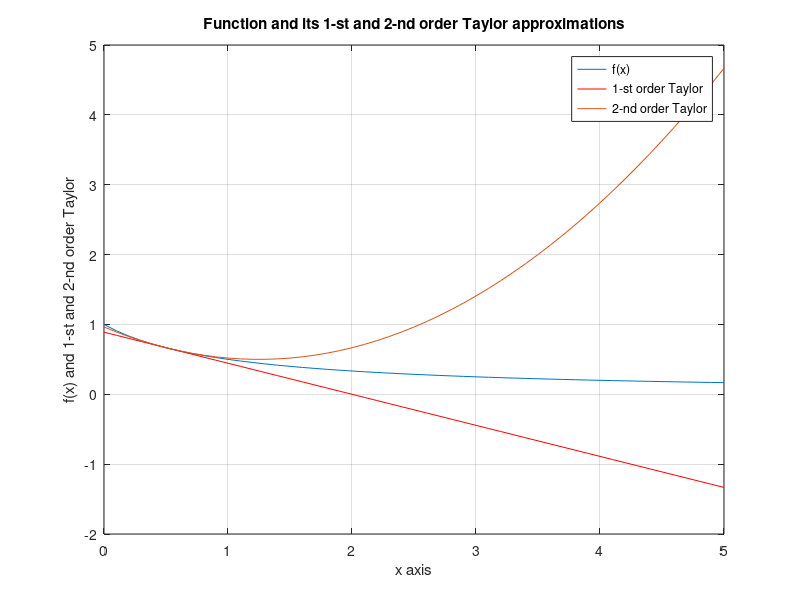
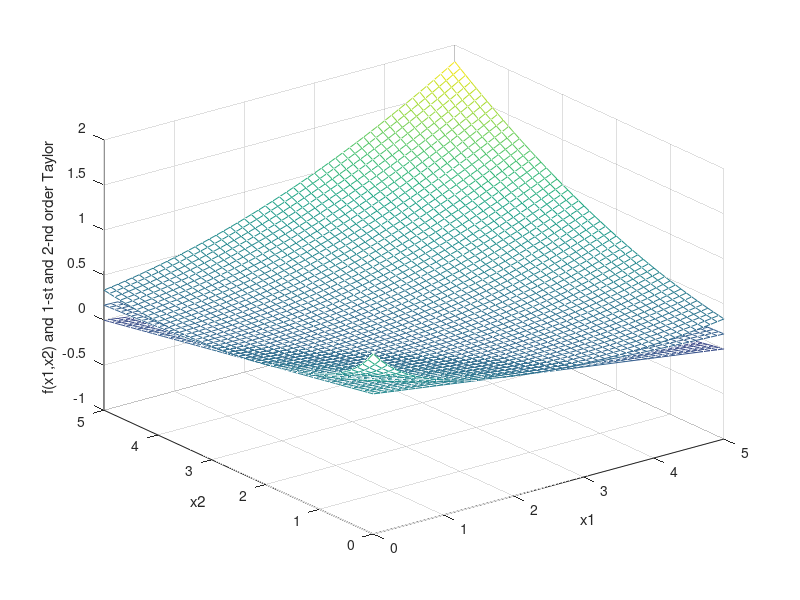
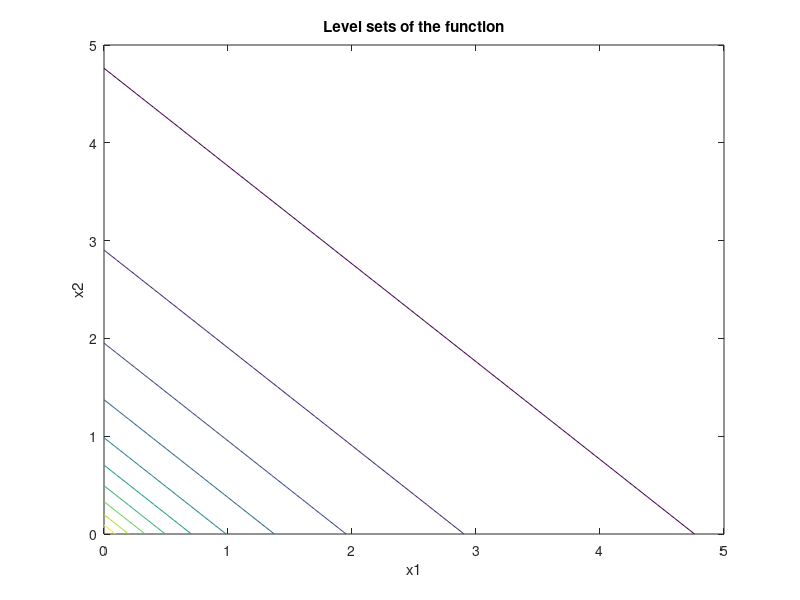
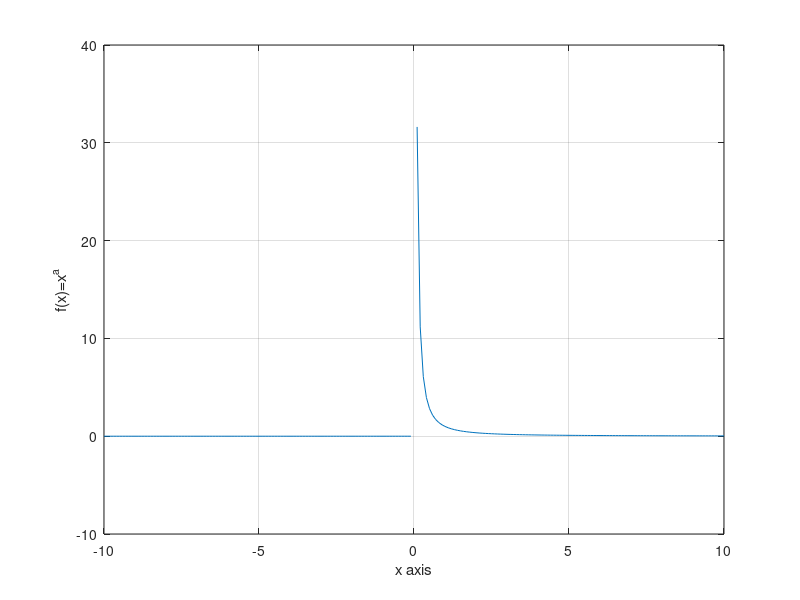

Here is the MATLAB script that generated these plots, in order: (Note: this script raises an error after producing the figures.)
%%%%%%%%%%%%%%%%%%%%%%%%%%%%%%%%%%%%%%%%%%%%%%%%%%%%%%%%%%%%%%%%%%%%%%%%%%
% M file that computes and plots the Taylor approximations of Exercise_1 %
%                                                                        %
% A. P. Liavas, October 19, 2022                                         %
%%%%%%%%%%%%%%%%%%%%%%%%%%%%%%%%%%%%%%%%%%%%%%%%%%%%%%%%%%%%%%%%%%%%%%%%%%

clear, clc, close all

% (1) First and second-order Taylor of f(x) = 1/(1+x), in R_+.
x(:,1)=[0:.1:5];  % construct the x_axis
x_0 = 0.5;         % Taylor point - you may change this point

% Compute function f at the points of the x_axis
f = 1./(1+x);     
% Plot the function
figure(1)
plot(x, f), xlabel('x axis'), ylabel('f(x)'), hold on, grid on
fprintf('I plot the function. Press a key to continue...'), pause

% Compute first-order Taylor approximation around x_0 
f1 = 1/(1+x_0) - (1+x_0)^(-2) * (x-x_0);                                     
% Add to the plot the 1-st order approximation
plot(x, f1, 'r'), ylabel('f(x) and 1-st order Taylor')
clc, fprintf('\nI plot the function and its 1-st order approximation. Press a key to continue...'), pause

% Compute second-order Taylor approximation around x_0
f2 = 1/(1+x_0) - (1+x_0)^(-2) * (x-x_0) + 1/2 * 2 * (1+x_0)^(-3) * (x-x_0).^2;   
% Add to the plot the 2-nd order approximation
plot(x, f2), ylabel('f(x) and 1-st and 2-nd order Taylor') 
title('Function and its 1-st and 2-nd order Taylor approximations')
legend('f(x)', '1-st order Taylor', '2-nd order Taylor')
clc, fprintf('\nI plot the function and its 1-st and 2-nd order approximations. Press a key to continue...'), pause

clear f f1 f2
clc

% First- and second-order Taylor of f(x1,x2) = 1/(1+x1+x2), in R_+.
x1 = x;  % construct axis x1
x2 = x;  % construct axis x2
len_x = length(x);
x_01 = 1; x_02 = 1;   % input the Taylor point
% Compute the function and its 1-st and 2-nd order Taylort approximations
% around x_0 = (x_01, x_02).
for ii=1:len_x
    for jj=1:len_x
        f(ii,jj) = 1/(1+x1(ii)+x2(jj));  % function f
        
        f1(ii,jj) = 1/(1+x_01+x_02) - [(1+x_01+x_02)^(-2) (1+x_01+x_02)^(-2)] * ([x1(ii)-x_01; x2(jj)-x_02]); % First-order Taylor around [x_01; x_02]
      
        f2(ii,jj) = 1/(1+x_01+x_02) - [(1+x_01+x_02)^(-2) (1+x_01+x_02)^(-2)] * ([x1(ii)-x_01; x2(jj)-x_02]) + ...
                     1/2 * ([x1(ii)-x_01 x2(jj)-x_02])  * (1+x_01+x_02)^(-3) * [2 2; 2 2] * ... 
                                 ([x1(ii)-x_01; x2(jj)-x_02]) ;                                               % Second-order Taylor around [x_01; x_02]
    end
end

figure(2)
mesh(x1, x2, f'), xlabel('x1'), ylabel('x2'), zlabel('f(x1,x2)'), hold on
clc, fprintf('\nI plot the function. Press a key to continue...'), pause

figure(3)
contour(x1, x2, f'), xlabel('x1'), ylabel('x2'), title('Level sets of the function')
clc, fprintf('\nI plot the level sets of the function. Press a key to continue...'), pause

figure(2)
mesh(x1, x2, f1'), zlabel('f(x1,x2) and 1-st order Taylor')
clc, fprintf('\nI plot the function and its 1-st order Taylor approximation. Press a key to continue...'), pause

figure(2)
mesh(x1, x2, f2'), zlabel('f(x1,x2) and 1-st and 2-nd order Taylor')
clc, fprintf('\nI plot the function and its 1-st and 2-nd order Taylor approximation. Press a key to continue...')

clear
% Exercise 5.(c)

x3 = (-10:.1:10);
a = -1.5;
f = x3.^a;
figure(4)
plot(x3, f), xlabel('x axis'), ylabel('f(x)=x^a'), hold on, grid on
fprintf('I plot the function. Press a key to continue...'), pause

clear
% Exercise 5.(d)

x1 = (0:.1:5);  % construct axis x1
x2 = (0:.1:5);  % construct axis x2
len_x = length(x1);

for ii=1:len_x
    for jj=1:len_x
        f1(ii,jj) = ((x1(ii))^2 + (x2(jj))^2)^(1/2);
        f2(ii,jj) = (x1(ii))^2 + (x2(jj))^2;
    end
end

figure(5)
mesh(x1, x2, f1'), xlabel('x1'), ylabel('x2'), zlabel('f(x1,x2)'), hold on
clc, fprintf('\nI plot the function f1. Press a key to continue...'), pause

figure(6)
mesh(x1, x2, f2'), xlabel('x1'), ylabel('x2'), zlabel('f(x1,x2)'), hold on
clc, fprintf('\nI plot the function f2. Press a key to continue...'), pause

clear
% Exercise 6.(b)

m=3;
n=2;
A = randi([-20 20],m,n);
x = randi([-20 20],n,1);
b=A*x;
x1=(x(1)-3:.1:x(1)+3);
x2=(x(2)-3:.1:x(2)+3);
len_x = length(x1);

for ii=1:len_x
    for jj=1:len_x
        x3 = [x1(ii);x2(jj)];
        v = A*x3 - b;
        f(ii,jj) = v(1)^2 + v(2)^2 + v(3)^2;
    end
end

figure(7)
mesh(x1, x2, f'), xlabel('x1'), ylabel('x2'), zlabel('f(x1,x2)'), hold on
clc, fprintf('\nI plot the function f. Press a key to continue...'), pause

figure(8)
contour(x1, x2, f'), xlabel('x1'), ylabel('x2'), title('Level sets of the function')
clc, fprintf('\nI plot the level sets of the function. Press a key to continue...'), pause

clear b
clear f

e = randi([-0.01,0.01],m,1);
b=A*x+10^(-2)*e;

for ii=1:len_x
    for jj=1:len_x
        x3 = [x1(ii);x2(jj)];
        v = A*x3 - b;
        f(ii,jj) = v(1)^2 + v(2)^2 + v(3)^2;
    end
end

figure(9)
mesh(x1, x2, f'), xlabel('x1'), ylabel('x2'), zlabel('f(x1,x2)'), hold on
clc, fprintf('\nI plot the function f. Press a key to continue...'), pause

figure(10)
contour(x1, x2, f'), xlabel('x1'), ylabel('x2'), title('Level sets of the function')
clc, fprintf('\nI plot the level sets of the function. Press a key to continue...'), pause
